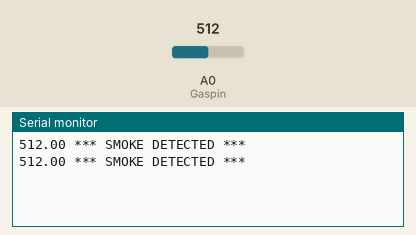
Recording of a sketch running on a simulated Arduino Uno, built with avr-gcc and run on an emulated ATmega328P. Parts: the last lines printed to the serial monitor. Inputs (shaded band) come from the test bench; at power-on: A0 (Gaspin) = 512.

Above: at 2.3 s.
2.4 s: A0 (Gaspin) set to 316
At 4.1 s:
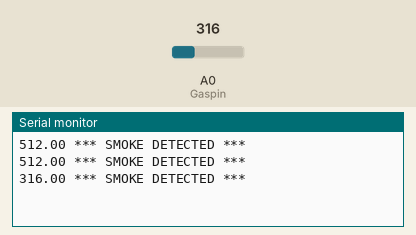
4.5 s: A0 (Gaspin) set to 284
At 6.5 s:
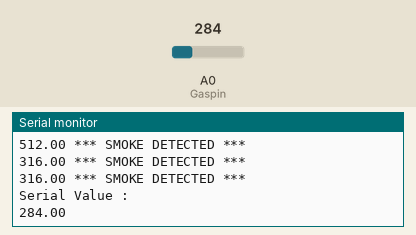

Measured:
- the behaviour switches between 300 and 299 on A0 (Gaspin) (found by bisection; images 1 and 2)
- after the input at 2.4 s, the serial monitor: prints a new line after 0.63 s (image 1)
- after the input at 4.5 s, the serial monitor: prints a new line after 1.2 s (image 2)

The sketch:

Smoke_Detector.ino
```cpp
int LED = 13;
const int gas = 0;
int Gaspin = A0;

void setup()
{
	Serial.begin(9600);
}

void loop()
{
	float sensorValue = analogRead(Gaspin);
	if(sensorValue >= 300)
	{
		digitalWrite(LED, HIGH);
		Serial.print(sensorValue);
		Serial.println(" *** SMOKE DETECTED ***");
		delay(sensorValue);
	}
	else
	{
		digitalWrite(LED, LOW);
		Serial.println("Serial Value : ");
		Serial.println(sensorValue);
	}
	delay(1000);
}
```
